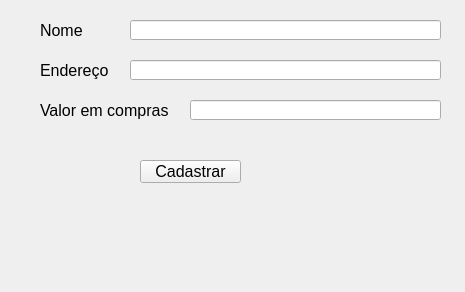
<?xml version="1.0" encoding="UTF-8"?>
<ui version="4.0">
 <class>cadastrar_cliente</class>
 <widget class="QWidget" name="cadastrar_cliente">
  <property name="geometry">
   <rect>
    <x>0</x>
    <y>0</y>
    <width>465</width>
    <height>292</height>
   </rect>
  </property>
  <property name="font">
   <font>
    <pointsize>12</pointsize>
   </font>
  </property>
  <property name="windowTitle">
   <string>Cadastrando</string>
  </property>
  <property name="windowIcon">
   <iconset>
    <normaloff>menu_cadastrar_op1.png</normaloff>menu_cadastrar_op1.png</iconset>
  </property>
  <property name="styleSheet">
   <string notr="true">background-color:(rgb(255, 255, 255))</string>
  </property>
  <widget class="QLabel" name="label_nome">
   <property name="geometry">
    <rect>
     <x>40</x>
     <y>20</y>
     <width>71</width>
     <height>21</height>
    </rect>
   </property>
   <property name="text">
    <string>Nome</string>
   </property>
  </widget>
  <widget class="QLabel" name="label_adress">
   <property name="geometry">
    <rect>
     <x>40</x>
     <y>60</y>
     <width>81</width>
     <height>21</height>
    </rect>
   </property>
   <property name="text">
    <string>Endereço</string>
   </property>
  </widget>
  <widget class="QLabel" name="label_valor">
   <property name="geometry">
    <rect>
     <x>40</x>
     <y>100</y>
     <width>141</width>
     <height>21</height>
    </rect>
   </property>
   <property name="text">
    <string>Valor em compras</string>
   </property>
  </widget>
  <widget class="QLineEdit" name="lineEdit_nome">
   <property name="geometry">
    <rect>
     <x>130</x>
     <y>20</y>
     <width>311</width>
     <height>20</height>
    </rect>
   </property>
   <property name="font">
    <font>
     <pointsize>10</pointsize>
    </font>
   </property>
   <property name="text">
    <string/>
   </property>
   <property name="maxLength">
    <number>40</number>
   </property>
  </widget>
  <widget class="QLineEdit" name="lineEdit_adress">
   <property name="geometry">
    <rect>
     <x>130</x>
     <y>60</y>
     <width>311</width>
     <height>20</height>
    </rect>
   </property>
   <property name="font">
    <font>
     <pointsize>10</pointsize>
    </font>
   </property>
   <property name="text">
    <string/>
   </property>
   <property name="maxLength">
    <number>40</number>
   </property>
  </widget>
  <widget class="QLabel" name="label_report">
   <property name="geometry">
    <rect>
     <x>20</x>
     <y>220</y>
     <width>421</width>
     <height>51</height>
    </rect>
   </property>
   <property name="font">
    <font>
     <pointsize>10</pointsize>
    </font>
   </property>
   <property name="text">
    <string/>
   </property>
  </widget>
  <widget class="QPushButton" name="pushButton_cadastrar">
   <property name="geometry">
    <rect>
     <x>140</x>
     <y>160</y>
     <width>101</width>
     <height>23</height>
    </rect>
   </property>
   <property name="font">
    <font>
     <pointsize>12</pointsize>
    </font>
   </property>
   <property name="cursor">
    <cursorShape>PointingHandCursor</cursorShape>
   </property>
   <property name="text">
    <string>Cadastrar</string>
   </property>
   <property name="icon">
    <iconset>
     <normaloff>menu_cadastrar_op1.png</normaloff>menu_cadastrar_op1.png</iconset>
   </property>
  </widget>
  <widget class="QLineEdit" name="lineEdit_valor">
   <property name="geometry">
    <rect>
     <x>190</x>
     <y>100</y>
     <width>251</width>
     <height>20</height>
    </rect>
   </property>
   <property name="maxLength">
    <number>7</number>
   </property>
  </widget>
 </widget>
 <resources/>
 <connections/>
</ui>
